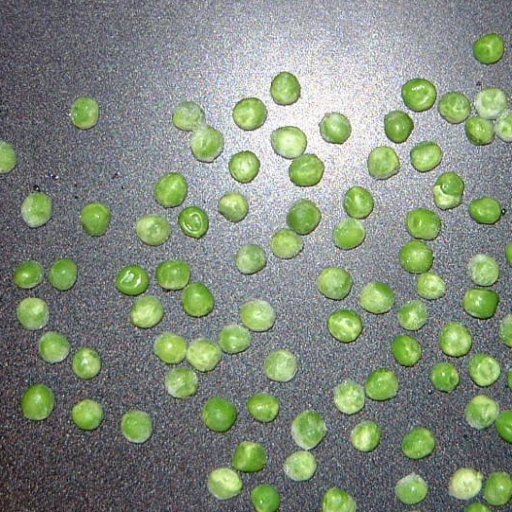
#> input picture 2- BinaryPeasOnDesk_Solutions/IMGS/croppedpeasondesk.jpg, 512 x 512 px
$ jupyter execute --allow-errors PeasOnDesk_Solutions.ipynb   (shell and % lines are left out)
#> lines starting #> are read from the running program, lines starting #| are printed output that depends on the picture; after the words box and inside, x2 and y2 are one past the last pixel; in counts of white or black regions, pixels touching at a corner belong together; long printed decimals are rounded
<div align='center'>

## Image Processing

### Peas On Desk Practical

#### 10/02/2022, Ver. 1.0
</div>

### 0. Introduction

Image processing/computer vision has evolved a number of techniques that are quite distinct from classical statistical (multivariate) techniques and machine learning for dealing with the special nature of digital images.  One set of very successful, fast techniques for computer vision is based on _binary_ image processing which we begin to explore in this practical.

You are given an image `croppedpeasondesk.jpg`  which is available off the VLE.  Load this into _Python_ using tools from PIL, and assign the image to variable `X`; display the image.

Note the image type (i.e. paletted or RGB (full colour)); use `np.shape` or other techniques from previous practicals to understand its shape and representation.  It is important that you understand how the size and type of the image data – and its representation in _Python_, relate to the display of the image.  If you are not sure what this means, ask a demonstrator.

The aim of this exercise is to count and find the locations of the peas using the simplest possible set of operations. From this, even though it will be imperfect, we will create a “database” of pea images.

Whilst this might seem a rather bizarre thing to do, the apparent simplicity of the exercise introduces you to several topics that are usually hidden, such as the statistical characterisation of image data. The ideas we meet here have extensions to object recognition and to methods that are used to statistically characterise images). **Task 3** also implicitly contains an exercise in image registration, although I don’t describe it as such.

### 1. A simple approach to segmentation

Well, we could really complicate this, and train a deep neural network to recognise peas. But this would not give us insight into some of the value of understanding colour-spaces.  Secondly, the big headache of pure data driven techniques is that we need to provide training data for such an approach. So, instead, we will try to use some heuristics to detect the locations of peas in the image. Though this will never be perfect, it can be used to bootstrap the acquisition of label data that can then be used to train a network.

We are going to first look at the intensity image, just to see what information it contains. We will use the tools of **PIL** and **scikit-image** to provide the basic functionality. If you have not yet done so, please install **scikit-image** using (if you are using `conda`), entered at the command prompt (PowerShell, `bash` or `zsh` prompt with the appropriate `conda` environment selected.

`conda install scikit-image`

or the graphical package installer if you are using it. The user documentation for **scikit-image** is to found [here](https://scikit-image.org/docs/stable/user_guide.html). There are a number of subpackages that are listed [here](https://scikit-image.org/docs/stable/api/skimage.html#subpackages).

#### 1.1 Getting Started

[cell 1]
import PIL
from PIL import Image
from skimage import color as skco
import numpy as np
import matplotlib.pyplot as plt
PIL.__version__

[cell 2]
p_image = Image.open('IMGS/croppedpeasondesk.jpg')
#> p_image is the input picture: PIL image 512x512 RGB; mean R, G, B 130.1, 140.2, 125.4
plt.imshow(p_image)
plt.axis('off')
plt.title('Fig. 1. Peas On Desk')

Having seen that intensity-based segmentation works nicely for rice grains, let's have a look at the histogram of _achromatic intensity_ first. This is a useful learning experience, showing a _counter example_ of the idea shown in the lectures of using intensity-based segmentation.

[cell 3]
na = np.array(p_image)
gr_im = skco.rgb2gray(na) #convert into a gray-scale
plt.imshow(gr_im, interpolation=None) # no interpolating
plt.axis('off')
plt.colorbar()
plt.title('Fig. 2. Peas on Desk (intensity)')

grey_map=plt.get_cmap('gray')
plt.imshow(gr_im, cmap=grey_map, interpolation=None)
plt.title('Fig. 2. Peas on Desk Gray-scale(intensity)')
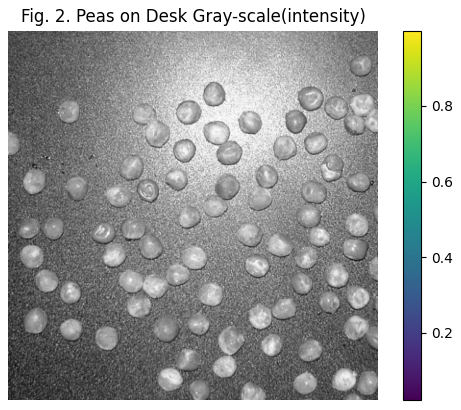
#> figure drawn by matplotlib, 2 panels

<div style="background:#EEEEFF;color:black">

**Exercise 1** Using your results from the previous practical, display the image of Fig. 2 with a greyscale colourmap. &#9724;

<div>

<hr><details> <summary> Click <b>here</b> to see the solution to Ex. 1. </summary>

```python
grey_map=plt.get_cmap('gray')
plt.imshow(gr_im, cmap=grey_map, interpolation=None)
```
</details>

You should recognise that you can still see the peas, even with the absence of colour. Despite this, intensity on its own will not be a great cue to use to separate peas from desk: although the peas  _generally_ have lower pixel values than the background desk (which is a textured black), there is a very bright reflection off a substantial portion of the desk, where the peas actually have almost overlapping intensity with the background.

Looking at and plotting the _histogram_ of the pixel values will allow this to be more easily seen.

#### 1.2 Constructing a histogram of intensities

Although **matplotlib** has its own histogram routines, I recommend using the `numpy` histograms: you have more control over what you are doing, and you are less likely to get silly autoscaling mistakes, whereby two histograms being compared are constructed using different bins.

You can find the documentation for the histogram function [here](https://numpy.org/doc/stable/reference/generated/numpy.histogram.html). But we'll walk you through this to begin with:

[cell 4]
# First, let's see what range of values we are dealing with
min_intensity = np.min(gr_im)
#> min_intensity = 0.0219
max_intensity = np.max(gr_im)
#> max_intensity = 0.999
print('Min:', min_intensity, ', Max:', max_intensity)
#| Min: 0.02185 , Max: 0.9992

So, we have floating point intensity values. We can form a histogram by simply relying on autoscaling of histogram, and just specify the number of bins. Since we have so many pixels (how many?), we can use _lots_ of bins. Let's use 100!

[cell 5]
h, bin_edges = np.histogram(gr_im, bins=100)
#> h = 100 values, max 5090 at index 43, min 1 at index 0, mean 2621.4; bin_edges = 101 values from 0.0219 to 0.999
print(h)
#| [   1    1    1    2   10   14   21   29   39   72  107  130  196  261
#|   346  403  534  674  795  898 1098 1355 1556 1904 2153 2346 2700 2914
#|  3291 3540 3905 4042 4411 4365 4700 4664 4777 5007 4880 5015 4885 5073
#|  4797 5090 4931 5044 4877 4947 4763 4995 4945 5008 4800 4863 4826 5019
#|  4912 4860 4902 4979 4835 4698 4589 4546 4318 4244 4049 3885 3626 3495
#|  3255 3035 2917 2775 2612 2451 2381 2235 2142 1924 1908 1792 1724 1656
#> (further printed lines are left out)

# by default, plt.bar is dumb: all bars have a width 0f 0.8! Phht....
barw = bin_edges[1]-bin_edges[0] # Should be the same for all bins.
#> barw = 0.00977
print(barw)
#| 0.009773

plt.bar(bin_edges[:-1], h, width=barw, align='edge') # ...set bar width properly.
plt.title('Fig. 3. Histogram of intensities')
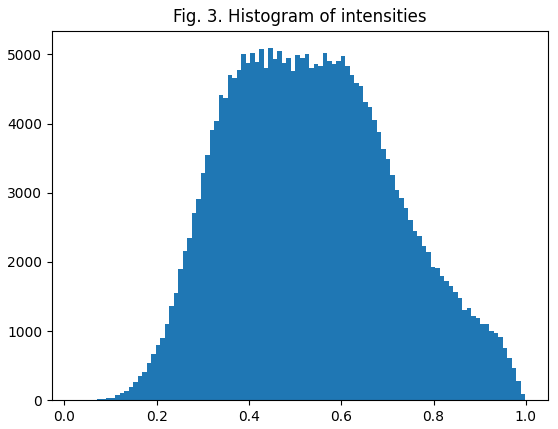
#> figure drawn by matplotlib, 1 panel; tallest bar 5090 high, from x = 0.442 to 0.452

<div class="alert alert-warning">

If you try to compute the histogram using `plt.hist()` directly, you may get unpredictable results. I strongly advise not going this route unless you have fully understood the idiosyncracies of automatic scaling.

</div>

<div class="alert alert-info">

What do you think `bin_edges` contains? You should examine the shape of `bin_edges`, and its values to make sure you understand where they come from. One thing to be _very_ careful with is that the upper and lower limits
of the histogram are set automatically _unless_ we explicitly set them. So, my preference would be to use this syntax:

```python
bin_edges = np.linspace(0, 1.0, 101)
h, _ = np.histogram(gr_im, bins=bin_edges)
barw = bin_edges[1]-bin_edges[0] # the default bar width is silly
plt.bar(bin_edges[:-1], h, width=barw, align='edge')
plt.title('Fig. 3a. Histogram of approximate intensities')
```
You should compare the figure this produces with the first histogram; the differences are minimal, but can be important, depending on the context and data.

</div>

[cell 6]
bin_edges = np.linspace(0, 1.0, 101) #Return evenly spaced numbers over a specified interval.
print(bin_edges)
h, _ = np.histogram(gr_im, bins=bin_edges)
#> h = 100 values, max 5198 at index 45, min 0 at index 0, mean 2621.4
barw = bin_edges[1]-bin_edges[0] # the default bar width is silly
print(barw)
plt.bar(bin_edges[:-1], h, width=barw, align='edge')
plt.title('Fig. 3a. Histogram of approximate intensities')

**Interlude 1** The important thing to observe is that there is **no** obvious place to set a threshold for this histogram to separate the peas from the desk. But we need to repeat this exercise with the colour information in the image to see what we get.

<div style="background:#EEEEFF;color:black">

**Exercise 2** Using your experience from Practical 1, and in particular, `getchannel()`, extract the individual R, G, B channels from the peas on desk image; display each of the channels as an image, with an appropriate colourmap, and then compute the histogram of each of the channels. &#9724;

<div>

[cell 7]
R = p_image.getchannel('R')
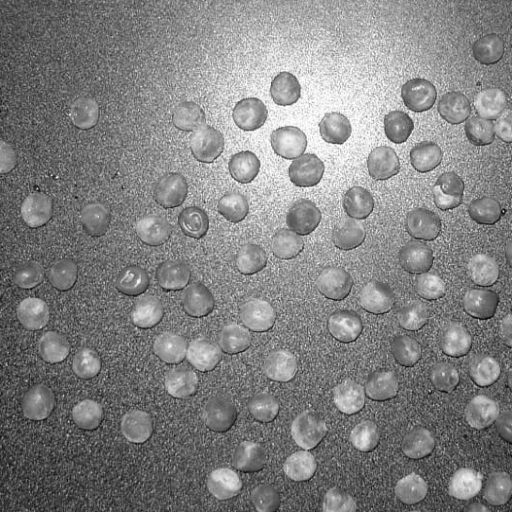
#> R: PIL image 512x512 L; min 3, max 255, mean 130.1
G = p_image.getchannel('G')
B = p_image.getchannel('B')
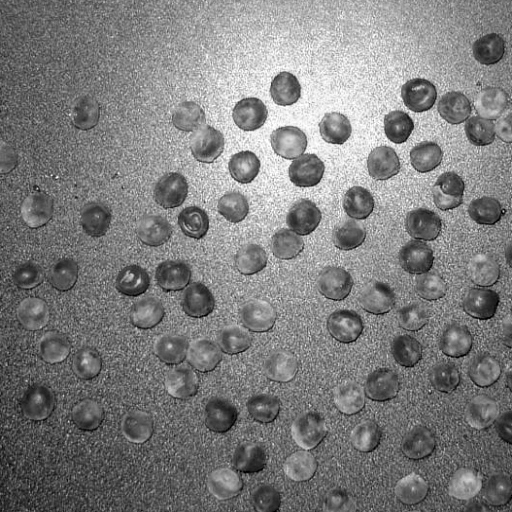
#> B: PIL image 512x512 L; min 0, max 255, mean 125.4

print(R)#image is 512x512
#| <PIL.Image.Image image mode=L size=512x512 at 0x7F2085C91E90>

##Display each channel as an image
plt.imshow(R, cmap='gray')
plt.title('R')

#Plot histogram
bin_edges = np.linspace(0, 256, 101)
hr, _ = np.histogram(R, bins=bin_edges)
#> hr = 100 values, max 7402 at index 42, min 0 at index 0, mean 2621.4
hg, _ = np.histogram(G, bins=bin_edges)
#> hg = 100 values, max 5720 at index 42, min 0 at index 0, mean 2621.4
hb, _ = np.histogram(B, bins=bin_edges)
#> hb = 100 values, max 7623 at index 39, min 18 at index 2, mean 2621.4

barw = bin_edges[1]-bin_edges[0] # the default bar width is silly

plt.figure(figsize=(12,4))
plt.subplot(2,3,4)
plt.bar(bin_edges[:-1], hr, width=barw, align='edge', color='r')
plt.title('Histogram of red')
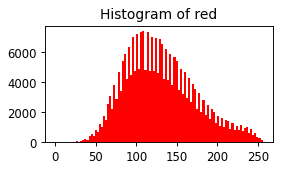
#> figure drawn by matplotlib, 1 panel; tallest bar 7402 high, from x = 107.5 to 110.1

<hr><details>
<summary> Click <b> here </b> to see one solution to Ex. 2 </summary>

```python

R = p_image.getchannel('R')
G = p_image.getchannel('G')
B = p_image.getchannel('B')

# To display the images, we can do this:
plt.figure(figsize=(12,4))
plt.subplot(1,3,1)
plt.imshow(R, cmap='gray')
plt.title('R')

plt.subplot(1,3,2)
plt.imshow(G, cmap='gray')
plt.title('G')

plt.subplot(1,3,3)
plt.imshow(B, cmap='gray')
plt.title('B')

bin_edges = np.linspace(0, 256, 101)
hr, _ = np.histogram(R, bins=bin_edges)
hg, _ = np.histogram(G, bins=bin_edges)
hb, _ = np.histogram(B, bins=bin_edges)

barw = bin_edges[1]-bin_edges[0] # the default bar width is silly

plt.figure(figsize=(12,4))
plt.subplot(2,3,4)
plt.bar(bin_edges[:-1], hr, width=barw, align='edge', color='r')
plt.title('Histogram of red')

plt.subplot(2,3,5)
plt.bar(bin_edges[:-1], hg, width=barw, align='edge', color='g')
plt.title('Histogram of green')

plt.subplot(2,3,6)
plt.bar(bin_edges[:-1], hb, width=barw, align='edge', color='b')
plt.title('Histogram of blue')

```

</details>

[cell 8]
R = p_image.getchannel('R')
G = p_image.getchannel('G')
B = p_image.getchannel('B')

# To display the images, we can do this:
plt.figure(figsize=(12,4))
plt.subplot(1,3,1)
plt.imshow(R, cmap='gray')
plt.title('R')

plt.subplot(1,3,2)
plt.imshow(G, cmap='gray')
plt.title('G')

plt.subplot(1,3,3)
plt.imshow(B, cmap='gray')
plt.title('B')

bin_edges = np.linspace(0, 256, 101)
hr, _ = np.histogram(R, bins=bin_edges)
hg, _ = np.histogram(G, bins=bin_edges)
hb, _ = np.histogram(B, bins=bin_edges)

barw = bin_edges[1]-bin_edges[0] # the default bar width is silly

plt.figure(figsize=(12,4))
plt.subplot(2,3,4)
plt.bar(bin_edges[:-1], hr, width=barw, align='edge', color='r')
plt.title('Histogram of red')


plt.subplot(2,3,5)
plt.bar(bin_edges[:-1], hg, width=barw, align='edge', color='g')
plt.title('Histogram of green')


plt.subplot(2,3,6)
plt.bar(bin_edges[:-1], hb, width=barw, align='edge', color='b')
plt.title('Histogram of blue')
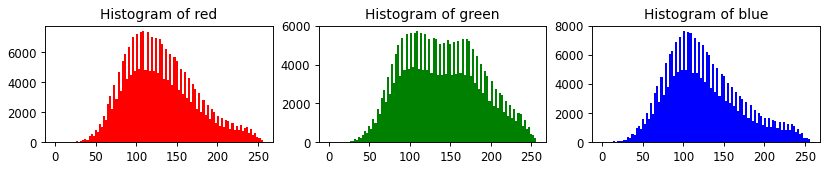
#> figure drawn by matplotlib, 3 panels; panel 1: tallest bar 7402 high, from x = 107.5 to 110.1; panel 2: tallest bar 5720 high, from x = 107.5 to 110.1; panel 3: tallest bar 7623 high, from x = 99.84 to 102.4

**Quiz** Do you think it would be possible to set a threshold on the green channel of the Peas on Desk image, in order to obtain binary regions that correspond to peas?  Try it! What do you observe, and what is the explanation?

[cell 9]
#extract green channel
G = p_image.getchannel('G')
print(G)
#| <PIL.Image.Image image mode=L size=512x512 at 0x7F2085761AD0>
plt.imshow(G, cmap='gray')
plt.title('G')

#threshold
threshold= 120 #select a value here
G = np.asarray(p_image.getchannel('G'))
G = np.where(G < threshold, 255, 0)
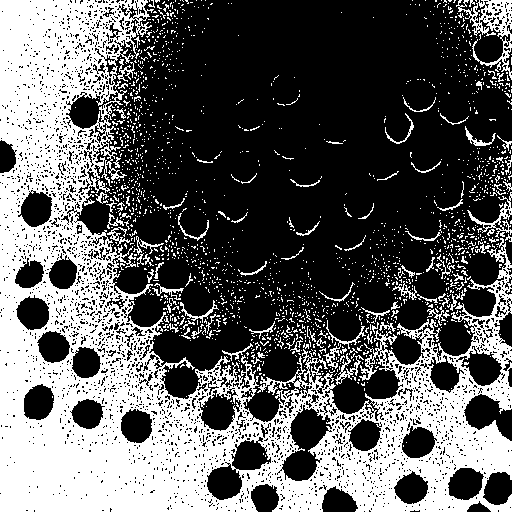
#> G: shape (512, 512) int64; 37.5% white; 1795 white regions (1687 under 20 px), largest, box (x1, y1, x2, y2) and area: (0, 0, 512, 512) 86183, (456, 0, 512, 80) 1355, (467, 192, 512, 238) 393

plt.imshow(G, cmap='gray')
plt.title('G_simple_thresholding')

<hr><details>
<summary outline="1pt">🆘<b>Click here if stuck on the quiz.</b></summary>
The answer is no: the best threshold that you could set (from the lectures, where might it be?) is going to leave you with either lots of missed peas, or a massive chunk of the region of the image containing the large specular reflection.
</details>

<div style="background:#EEEEFF;color:black">

**Exercise 3** Using your experience from **Practical 1**, and in particular, the normalised or trichromatic coefficients, calculate and display the spatial fields corresponding to _nR_, _nG_ and _nB_.

_Hint_: You need to be **careful** with numeric representations in doing these calculations. But remember that `numpy` has routines specifically for converting from one numeric representation to another. &#9724;

<div>

<hr><details> <summary> Click <b>here</b> for one solution to Ex. 3 </summary>

```python

# Start by converting everything to floating point
fR = np.asarray(R, dtype=float)
fG = np.asarray(G, dtype=float)
fB = np.asarray(B, dtype=float)

# Check the shape as you do these calculations
my_eps = 0.001 # Avoids divide by zero!
denominator = (fR+fG+fB+my_eps)

nR = fR/denominator
nG = fG/denominator
nB = fB/denominator

plt.figure(figsize=(12,4))
plt.subplot(1,3,1)
plt.title('nR')
plt.imshow(nR, cmap=grey_map)
plt.subplot(1,3,2)
plt.title('nG')
plt.imshow(nG, cmap=grey_map)
plt.subplot(1,3,3)
plt.imshow(nB, cmap=grey_map)
plt.title('nB')

```
</details>

[cell 10]
# Start by converting everything to floating point
fR = np.asarray(R, dtype=float)
fG = np.asarray(G, dtype=float)
fB = np.asarray(B, dtype=float)

# Check the shape as you do these calculations
my_eps = 0.001 # Avoids divide by zero!
denominator = (fR+fG+fB+my_eps)
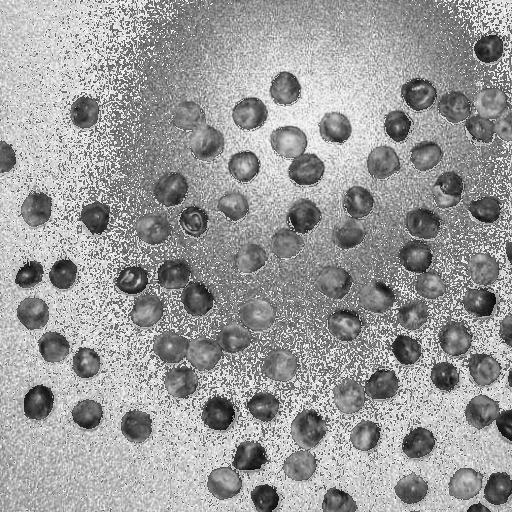
#> denominator: shape (512, 512) float64; min 83, max 521, mean 351.3; drawn with min black and max white

nR = fR/denominator
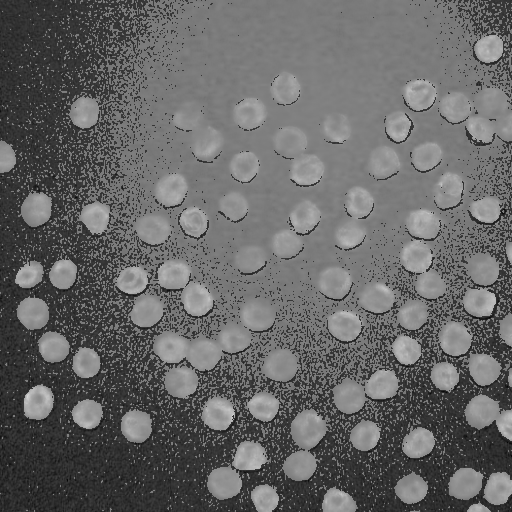
#> nR: shape (512, 512) float64; min 0.0116, max 0.836, mean 0.404
print(nR.shape)
#| (512, 512)
nG = fG/denominator
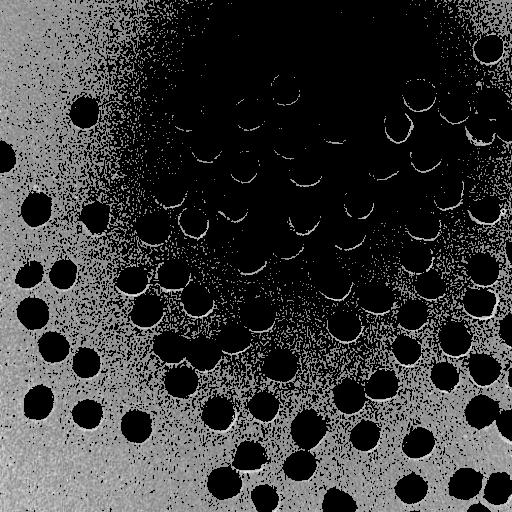
#> nG: shape (512, 512) float64; min 0, max 0.988, mean 0.221
nB = fB/denominator

plt.figure(figsize=(12,4))
plt.subplot(1,3,1)
plt.title('nR')
plt.imshow(nR, cmap=grey_map)
plt.subplot(1,3,2)
plt.title('nG')
plt.imshow(nG, cmap=grey_map)
plt.subplot(1,3,3)
plt.imshow(nB, cmap=grey_map)
plt.title('nB')
#> (the rest of the program and of its run is left out)
